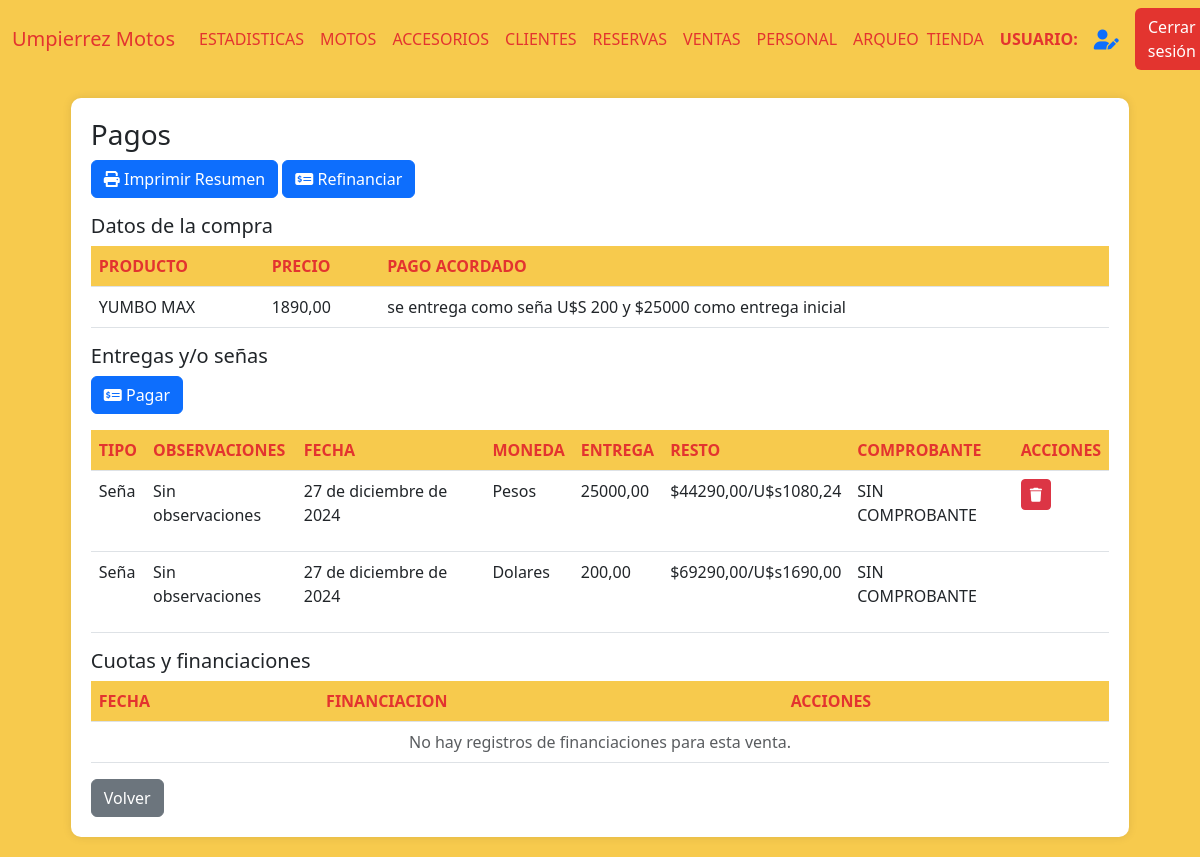
Page /detalles_cuotas/73 on the committed database.
### AppUM/models.py (models this page shows)
class Moto(models.Model):
    marca = models.CharField(max_length=20)
    modelo = models.CharField(max_length=20)
    anio = models.IntegerField()
    motor = models.IntegerField()
    estado = models.CharField(max_length=10)
    kilometros = models.IntegerField()
    precio = models.DecimalField(max_digits=10, decimal_places=2)
    color = models.CharField(max_length=20)
    num_motor = models.CharField(max_length=40, unique=True)
    num_chasis = models.CharField(max_length=40, unique=True)
    num_cilindros = models.IntegerField(default=1)
    cantidad_pasajeros = models.IntegerField(default=2)
    foto = models.ImageField(null=True, blank=True, upload_to="motos/fotos/")
    pertenece_tienda = models.BooleanField()
    pertenece_taller = models.BooleanField()
    identificacion_pdf = models.FileField(upload_to='motos/pdfs/', null=True, blank=True)
    observaciones = models.TextField(null=True, blank=True)
    fecha_ingreso = models.DateTimeField(auto_now_add=True)
    moneda_precio = models.CharField(max_length=10,default=True,null=True)
    tipo = models.CharField(max_length=20,blank=True)
    precio_final = models.DecimalField(max_digits=10, decimal_places=2,default=0)

class ComprasVentas(models.Model):
    moto = models.ForeignKey(Moto, related_name='moto_cliente', on_delete=models.CASCADE)
    cliente = models.ForeignKey(Cliente, related_name='cliente_moto', on_delete=models.CASCADE)
    fecha_compra = models.DateField()
    fotocopia_libreta = models.ImageField(null=True, blank=True, upload_to="documentacion/libretas/")
    compra_venta = models.FileField(null=True, blank=True, upload_to="documentacion/compra_venta/")
    certificado_venta = models.FileField(null=True, blank=True, upload_to="documentacion/certificado_venta/")
    tipo = models.CharField(max_length=20)
    forma_de_pago = models.TextField(null=True, blank=True)
    class Meta:
        pass

class CuotasMoto(models.Model):
    fecha_pago = models.DateField()
    fecha_prox_pago = models.DateField()
    moneda = models.CharField(max_length=10,default=True,null=True)
    valor_pago_pesos = models.DecimalField(max_digits=10, decimal_places=2,default=0)
    valor_pago_dolares = models.DecimalField(max_digits=10, decimal_places=2,default=0)
    cant_restante_pesos = models.DecimalField(max_digits=10, decimal_places=2,default=0)
    cant_restante_dolares = models.DecimalField(max_digits=10, decimal_places=2,default=0)
    precio_dolar = models.DecimalField(max_digits=10, decimal_places=2,default=0)
    venta = models.ForeignKey(ComprasVentas, related_name='cuotas_venta', on_delete=models.CASCADE)
    observaciones = models.TextField(null=True, blank=True)
    comprobante_pago = models.FileField(upload_to='documentacion/comprobantes/', null=True, blank=True)
    metodo_pago = models.CharField(max_length=20, blank=True)
    tipo_pago = models.CharField(max_length=20, blank=True)

### AppUM/views.py (the view)
# urls.py: path('detalles_cuotas/<int:id_cv>', views.detalles_cuotas,name="DetallesCuotas"),
def detalles_cuotas(req,id_cv):
    contexto = funcion_detalles_cuotas(req,id_cv,False,None)
    return render(req,"perfil_administrativo/ventas/detalles_cuotas.html",contexto)

### AppUM/templates/perfil_administrativo/ventas/detalles_cuotas.html (shortened to what this page needs)
{% extends "perfil_administrativo/padre_perfil_administrativo.html" %}
{% load static %}
{% block contenidoQueCambia %}
<link href="https://cdnjs.cloudflare.com/ajax/libs/font-awesome/6.0.0/css/all.min.css" rel="stylesheet">
<link href="https://cdn.jsdelivr.net/npm/bootstrap-icons@1.10.0/font/bootstrap-icons.css" rel="stylesheet">
<div class="table-container" id="inventarios">
    <h3>Pagos</h3>
    <a id="imprimir-resumen" class="btn btn-primary mb-3" onclick="prueba()" data-id-cv="{{ id_cv }}">
        <i class="fas fa-print"></i> Imprimir Resumen
    </a>
    <a href="#" class="btn btn-primary mb-3" onclick="mostrar_form_ref()">
        <i class="fas fa-money-check-alt"></i> Refinanciar
    </a>
    <h5>Datos de la compra</h5>
    <table class="table">
        <thead>
            <tr>
                <th>PRODUCTO</th>
                <th>PRECIO</th>
                <th>PAGO ACORDADO</th>
            </tr>
        </thead>
        <tbody>
            <td>{{ producto }}</td>
            <td>{{ precio_inicial }}</td>
            <td>{{ pago_acordado }}</td>
        </tbody>
    </table>
    <h5>Entregas y/o señas</h5>
    <a href="#" class="btn btn-primary mb-3" onclick="mostrar_form_pagos_ini()">
        <i class="fas fa-money-check-alt"></i> Pagar
    </a>
    <table class="table">
        <thead>
            <tr>
                <th>TIPO</th>
                <th>OBSERVACIONES</th>
                <th>FECHA</th>
                <th>MONEDA</th>
                <th>ENTREGA</th>
                <th>RESTO</th>
                <th>COMPROBANTE</th>
                <th>ACCIONES</th>
            </tr>
        </thead>
        <tbody>
        {% if primeros_pagos %}
            {% for pagos in primeros_pagos %}
            <tr>
                <td>{{ pagos.primeros_pagos.tipo_pago }}</td>
                <td>{% if pagos.primeros_pagos.observaciones %}
                        {{ pagos.primeros_pagos.observaciones }}
                    {% else %}
                        Sin observaciones
                    {% endif %}
                </td>
                <td>{{ pagos.primeros_pagos.fecha_pago }}</td>
                <td>{{ pagos.primeros_pagos.moneda }}</td>
                <td>{% if pagos.primeros_pagos.moneda == "Pesos" %}
                        {{ pagos.primeros_pagos.valor_pago_pesos }}
                    {% else %}
                        {{ pagos.primeros_pagos.valor_pago_dolares }}
                    {% endif %}
                </td>
                <td>${{ pagos.primeros_pagos.cant_restante_pesos }}/U$s{{ pagos.primeros_pagos.cant_restante_dolares }}</td>
                <td>
                    {% if pagos.primeros_pagos.comprobante_pago %}
                    <a href="{{ pagos.primeros_pagos.comprobante_pago }}" target="_blank" class="btn btn-primary">
                        <i class="fas fa-file-alt"></i>
                    </a>
                    {% else %}
                        <p>SIN COMPROBANTE</p>
                    {% endif %}
                </td>
                <td>
                    {% if pagos.boton_ultimo_pago %}
                        <a href="{% url 'BajaPrimerosPagos' pagos.primeros_pagos.id %}"><button class="btn btn-sm btn-danger"><i class="fas fa-trash"></i></button></a>
                    {% endif %}
                </td>
            </tr>
            {% endfor %}
        {% else %}
            <tr>
                <td colspan="9" class="text-center text-muted">
                    No hay registros de entregas iniciales y/o señas para esta venta.
                </td>
            </tr>
        {% endif %}
        </tbody>
    </table>
    <h5>Cuotas y financiaciones</h5>
    <table class="table">
        <thead>
            <tr>
                <th>FECHA</th>
                <th>FINANCIACION</th>
                <th>ACCIONES</th>
            </tr>
        </thead>
        <tbody>
            {% if fin_actual %}
            <td>{{ fecha_financiacion }}</td>
            <td>{{ financiacion_info }}</td>
            <td>
                {% if mostrar_boton_borrar_financiacion %}
                    <a href="{% url 'BajaFinanciamiento' id_f id_cv %}"><button class="btn btn-sm btn-danger"><i class="fas fa-trash"></i></button></a>
                {% endif %}
            </td>
            {% else %}
            <tr>
                <td colspan="9" class="text-center text-muted">
                    No hay registros de financiaciones para esta venta.
                </td>
            </tr>
            {% endif %}
        </tbody>
    </table>
    <a href="{% url 'ClienteFicha' id_cliente %}" class="btn btn-secondary">Volver</a>
</div>
{% endblock %}

### AppUM/static/css/styles.css (style rules this page uses)
body { background-color: #f7ca4d; }
.table-container { background-color: #fff; border-radius: 10px; padding: 20px; box-shadow: 0px 0px 10px rgba(0, 0, 0, 0.1); margin: 20px auto; max-width: 90%; }
.table th { background-color: #f7ca4d; color: #e3342f; }

### rows in the picture
Moto: precio "1890,00"
ComprasVentas: forma_de_pago "se entrega como seña U$S 200 y $25000 como entrega inicial"
CuotasMoto: primeros_pagos.tipo_pago "Seña", observaciones "Sin observaciones", primeros_pagos.fecha_pago "27 de diciembre de 2024", primeros_pagos.moneda "Pesos", primeros_pagos.valor_pago_pesos "25000,00", primeros_pagos.cant_restante_pesos "44290,00", primeros_pagos.cant_restante_dolares "1080,24", comprobante_pago "SIN COMPROBANTE"
CuotasMoto: primeros_pagos.tipo_pago "Seña", shows "Sin observaciones", primeros_pagos.fecha_pago "27 de diciembre de 2024", primeros_pagos.moneda "Dolares", primeros_pagos.valor_pago_dolares "200,00", primeros_pagos.cant_restante_pesos "69290,00", primeros_pagos.cant_restante_dolares "1690,00", comprobante_pago "SIN COMPROBANTE"

### other values in the picture
{{ producto }} "YUMBO MAX"
